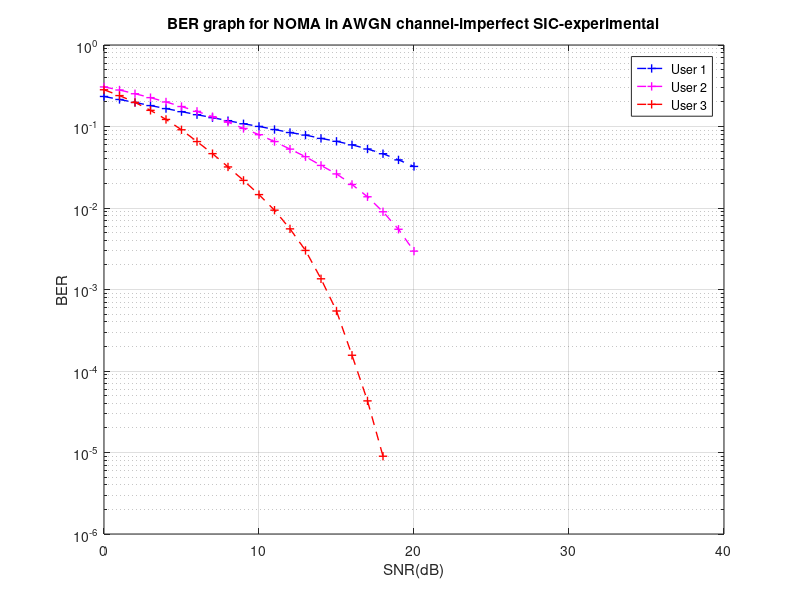

Here is the MATLAB script that generated this plot:
clc; clear variables;
N = 10e5; SNR = 0:40; P=1;
a1 = 0.70; a2 = 0.25; a3 = 0.05;
ber1=zeros([1 length(SNR)]);
ber2=zeros([1 length(SNR)]);
ber3=zeros([1 length(SNR)]);
% em21=zeros(length(SNR),N);
% em31=zeros(length(SNR),N);
% em32=zeros(length(SNR),N);
for u = 1:21
    x1 = randi([0 1],1,N);
    x2 = randi([0 1],1,N);
    x3 = randi([0 1],1,N);
    xmod1 = 2*x1-1;
    xmod2 = 2*x2-1;
    xmod3 = 2*x3-1;
    xx = sqrt(a1*P)*xmod1 + sqrt(a2*P)*xmod2+ sqrt(a3*P)*xmod3;
    noise1 = wgn(1,length(xx),10*log10(1/(10^(SNR(u)/10))));
    noise2 = wgn(1,length(xx),10*log10(0.25/(10^(SNR(u)/10))));
    noise3 = wgn(1,length(xx),10*log10(0.05/(10^(SNR(u)/10))));%0.5

    y11 = xx + noise1;
    y22 = xx + noise2;
    y33 = xx + noise3;
%     y11=awgn(xx,SNR(u),0.70);
%     y22=awgn(xx,SNR(u),0.25);
%     y33=awgn(xx,SNR(u),0.05);

    %AT USER 1
    %Direct decoding of x from y1
    x1_hat = ones(1,N);
    x1_hat(y11 < 0) = 0;%Final bits for user 1
    %AT USER 2
    x21_est = ones(1,N);
    x21_est(y22 < 0) = -1;       %Estimate user 1's signal first
    rem2 = y22 - sqrt(a1*P)*x21_est;%Extract useless signal 1 from y2
%     em21(u,:)=x21_est-xmod1;
    %Decode x2 from rem without signal x1
    x2_hat = zeros(1,N);
    x2_hat(rem2>0) = 1;%Final bits for user 2
    
    %AT USER 3
    x31_est = ones(1,N);
    x31_est(y33 < 0) = -1; %Estimate user 1's signal first
%     em31(u,:)=x31_est-xmod1;
    rem23 = y33 - sqrt(a1*P)*x31_est; %Extract useless signal 1 from y3
    x32_est = ones(1,N);
    x32_est(rem23<0) = -1;
%     em32(u,:)=x32_est-xmod2;
    rem33=rem23 - sqrt(a2*P)*x32_est; %Extract useless signal 2 from y3
    %Decode x3 from rem
    x3_hat = zeros(1,N);
    x3_hat(rem33>0) = 1;%Final bits for user 3

    %Estimate BER
    ber1(u) = biterr(x1,x1_hat)/N;
    ber2(u) = biterr(x2,x2_hat)/N;
    ber3(u) = biterr(x3,x3_hat)/N;
end
% j=1;
% figure(2)
% for i=1:5:40
%     subplot(2,4,j)
%     histogram(em21(i,:)); hold on
%     title('User 1 in User 2')
%     legend(sprintf('Con SNR=%d',i))
%     j=j+1;
%     xlim([-3 3])
% end
% figure(3)
% j=1;
% for i=1:5:40
%     subplot(2,4,j)
%     histogram(em31(i,:)); hold on
%     title('User 1 in User 3')
%     legend(sprintf('Con SNR=%d',i))
%     j=j+1;
%     xlim([-3 3])
% end
% figure(4)
% j=1;
% for i=1:5:40
%     subplot(2,4,j)
%     histogram(em32(i,:)); hold on
%     title('User 2 in User 3')
%     legend(sprintf('Con SNR=%d',i))
%     j=j+1;
%     xlim([-3 3])
% end
colorstring = 'bmryk';
figure(1)
semilogy(SNR, ber1,'+--','Color', colorstring(1), 'linewidth', 1); 
hold on; grid on;
semilogy(SNR, ber2,'+--','Color', colorstring(2), 'linewidth', 1);
semilogy(SNR, ber3,'+--','Color', colorstring(3), 'linewidth', 1); 
legend('User 1','User 2','User 3','Location','northeast');
title('BER graph for NOMA in AWGN channel-imperfect SIC-experimental');
xlabel('SNR(dB)');
ylabel('BER');
